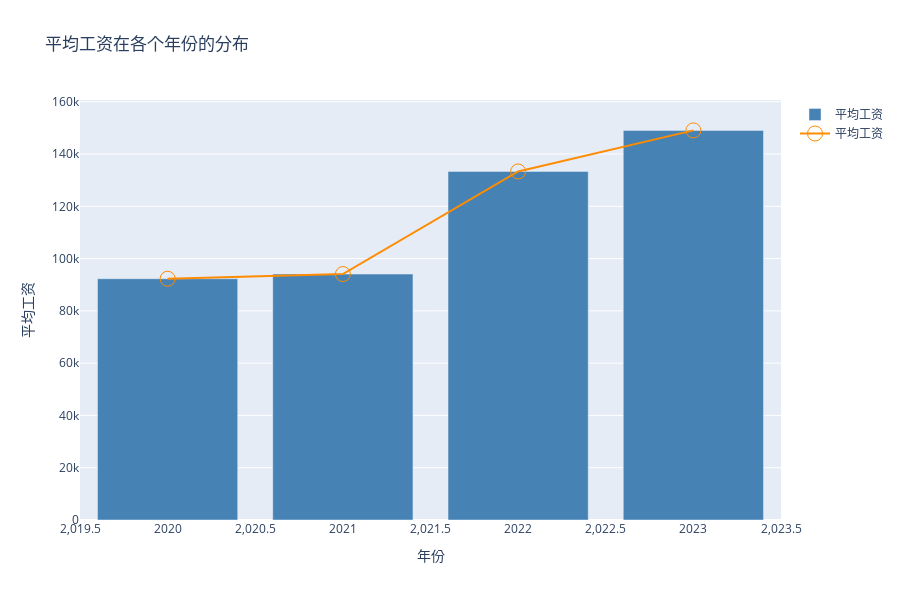

Here is the notebook cell this chart was saved with:
### Code cell
mean_salary = df.groupby('work_year')['salary_in_usd'].mean()

fig = make_subplots()

bar_trace = go.Bar(
    x=mean_salary.index,
    y=mean_salary.values,
    name="平均工资",
    marker=dict(color='steelblue') 
)
fig.add_trace(bar_trace)

line_trace = go.Scatter(
    x=mean_salary.index,
    y=mean_salary.values,
    name="平均工资",
    mode="lines+markers", 
    line=dict(color='darkorange'),
    marker=dict(symbol='circle-open', size=15)
)
fig.add_trace(line_trace)

fig.update_layout(
    title="平均工资在各个年份的分布",
    xaxis_title="年份",
    yaxis_title="平均工资",
    height=600
)

fig.show()

### Figure 1 — Plotly figure (JSON) as saved in the notebook; plotly's stock layout.template omitted (floating-point values rounded to 4 significant figures)
{"data": [{"marker": {"color": "steelblue"}, "name": "平均工资", "type": "bar", "x": [2020, 2021, 2022, 2023], "y": [92300.0, 94090.0, 133300.0, 149000.0]}, {"line": {"color": "darkorange"}, "marker": {"size": 15, "symbol": "circle-open"}, "mode": "lines+markers", "name": "平均工资", "type": "scatter", "x": [2020, 2021, 2022, 2023], "y": [92300.0, 94090.0, 133300.0, 149000.0]}], "layout": {"height": 600, "title": {"text": "平均工资在各个年份的分布"}, "xaxis": {"anchor": "y", "domain": [0, 1], "title": {"text": "年份"}}, "yaxis": {"anchor": "x", "domain": [0, 1], "title": {"text": "平均工资"}}}}
